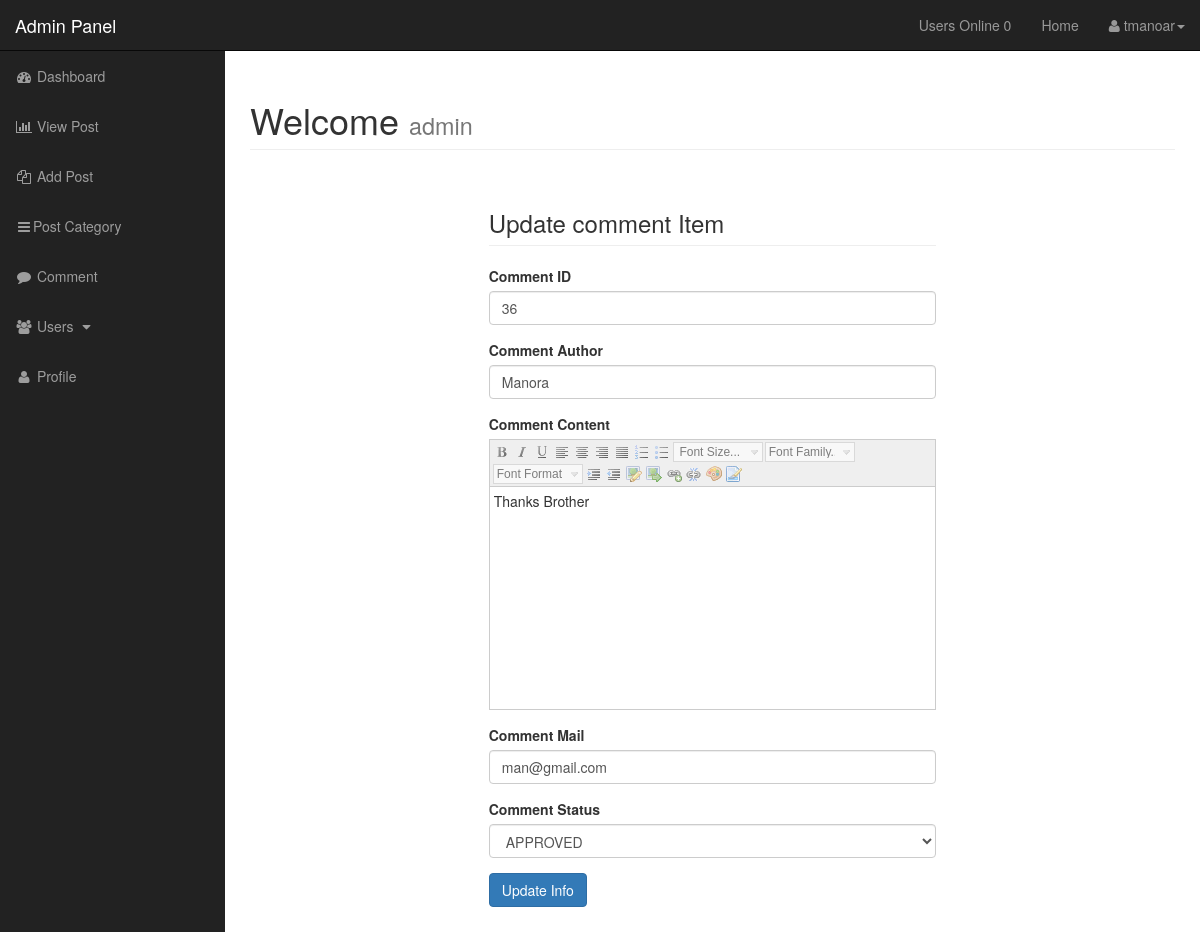
Page /admin/Comment.php?var=editComment&edit=32 (signed in) on the committed database.
### tables this page shows
CREATE TABLE `comments` (
  `comment_id` int(4) NOT NULL,
  `comment_post_id` int(4) NOT NULL,
  `comment_author` varchar(255) NOT NULL,
  `comment_date` timestamp NOT NULL DEFAULT CURRENT_TIMESTAMP ON UPDATE CURRENT_TIMESTAMP,
  `comment_content` text NOT NULL,
  `comment_email` varchar(255) NOT NULL,
  `comment_status` varchar(255) NOT NULL
);

### admin/include/editComment.php (the view, shortened to what this page needs)
<div id="page-wrapper">
    <div class="container-fluid">
        <div class="row">
            <div class="col-lg-12">
                <h1 class="page-header">
                    Welcome
                    <small>admin</small>
                </h1>
            </div>
            <div class="col-lg-6 col-md-offset-3">
                <h3 class="page-header">Update comment Item</h3>
                <?php
                    if (isset($_GET['edit'])) {
                        $id = $_GET['edit'];
                        $result = mysqli_query($dbconn,"SELECT * FROM comments WHERE comment_id='$id'");
                        $row = mysqli_fetch_assoc($result);
                    }
                 ?>
                 <form action="" method="POST" accept-charset="utf-8" enctype="multipart/form-data">
                     <div class="form-group">
                        <label class="form-control-label">Comment ID</label>
                         <input required="on" type="number" class="form-control" name="comment_post_id" value="<?php echo $row['comment_post_id'] ?>">
                     </div>
                     <div class="form-group">
                        <label class="form-control-label">Comment Author</label>
                         <input required="on" type="text" class="form-control" name="comment_author" value="<?php echo $row['comment_author'] ?>">
                     </div>
                     <div class="form-group">
                        <label class="form-control-label">Comment Content</label>
                     </div>
                     <div class="form-group">
                        <label class="form-control-label">Comment Mail</label>
                         <input required="on" type="text" class="form-control" name="comment_email" value="<?php echo $row['comment_email'] ?>">
                     </div>
                     <div class="form-group">
                        <label class="form-control-label">Comment Status</label>
                         <select required="on" name="comment_status" class="form-control">
                             <option value="APPROVED">APPROVED</option>
                         </select>
                     </div>
                     <div class="form-group">
                        <input type="submit" class="btn btn-primary" name="submit" value="Update Info">
                     </div>
                 </form>
            </div>
        </div>
    </div>
</div>

### admin/css/sb-admin.css (style rules this page uses)
body { margin-top: 100px; background-color: #222; }
@media (min-width:768px) { body { margin-top: 50px; } }
#page-wrapper { width: 100%; padding: 0; background-color: #fff; }
@media (min-width:768px) { #page-wrapper { padding: 10px; } }

### rows in the picture
comments: comment_post_id "36", comment_author "Manora", comment_email "man@gmail.com"

### other values in the picture
user_online() "0"
$_SESSION['username'] "tmanoar"
